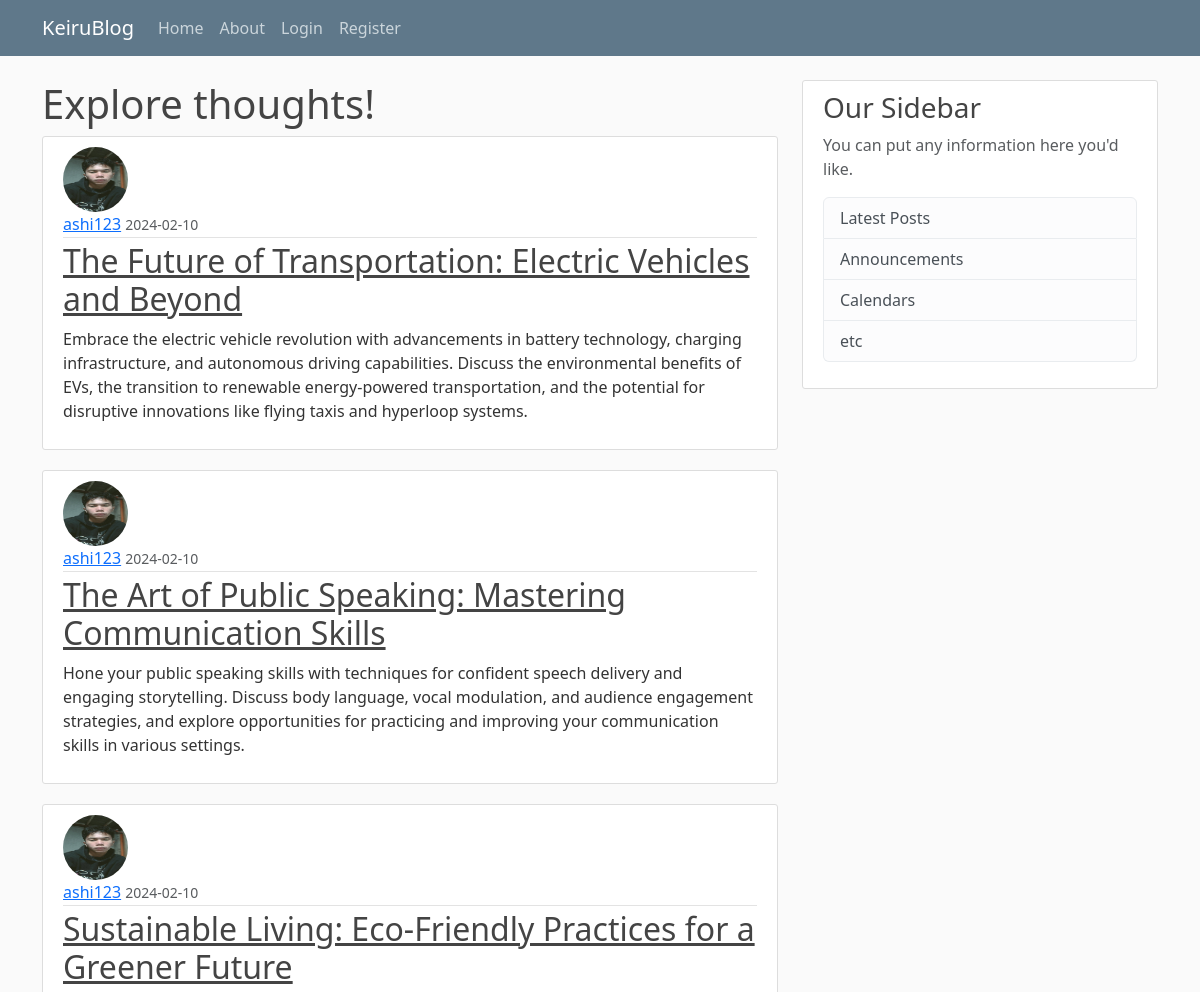
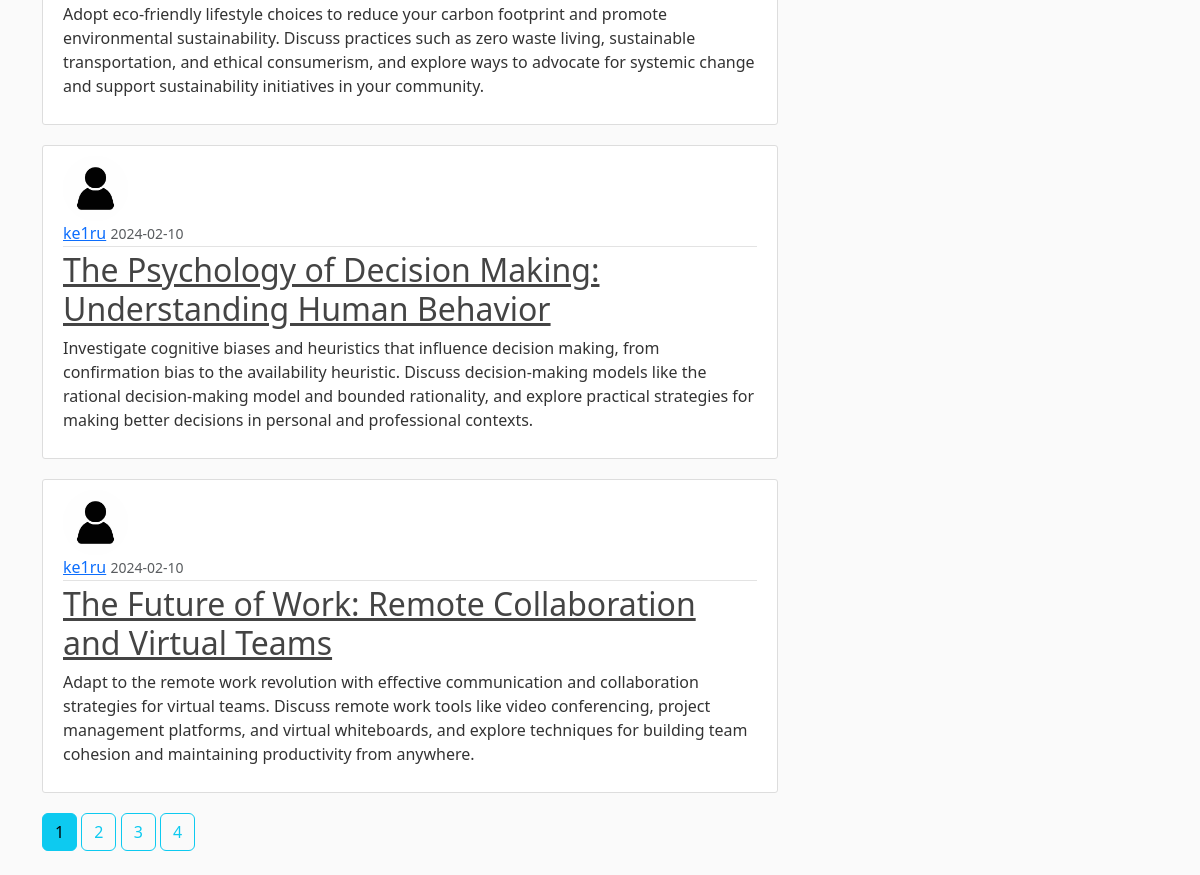
The page /home on the database its author committed (2 pictures, top to bottom).
### main/models.py (models this page shows, shortened)
class Post(db.Model):
     id = db.Column(db.Integer, primary_key=True)
     title = db.Column(db.String(100), nullable=False)
     date_published = db.Column(db.DateTime, nullable=False, default=datetime.utcnow)
     content = db.Column(db.Text, nullable=False)
     user_id = db.Column(db.Integer, db.ForeignKey('user.id'), nullable=False)

class User(db.Model, UserMixin):
    id = db.Column(db.Integer, primary_key=True)
    username = db.Column(db.String(20), unique=True, nullable=False)
    email = db.Column(db.String(120), unique=True, nullable=False)
    image_file = db.Column(db.String(20), nullable=False, default='default.jpg')
    password = db.Column(db.String(60), nullable=False)
    posts = db.relationship('Post', backref='author', lazy=True)

### main/main_app/routes.py (the view)
@main_app.route("/")
@main_app.route("/home")
def home():
    page = request.args.get('page', 1, type=int)
    posts = Post.query.order_by(Post.date_published.desc()).paginate(page=page, per_page=5)
    return render_template('home.html', posts=posts)

### main/templates/home.html
{% extends "layout.html" %}
{% block content %}
    <h1>Explore thoughts!</h1>
    {% for post in posts.items %}
        <article class="media content-section">
          <img class="rounded-circle article-img" src="{{ url_for('static', filename='profile_pic/' + post.author.image_file) }}">
          <div class="media-body">
            <div class="article-metadata">
              <a class="mr-2" href="{{ url_for('users.user_posts', username=post.author.username) }}">{{ post.author.username }}</a>
              <small class="text-muted">{{ post.date_published.strftime('%Y-%m-%d') }}</small>
            </div>
            <h2><a class="article-title" href="{{ url_for('posts.post', post_id=post.id) }}">{{ post.title }}</a></h2>
            <p class="article-content">{{ post.content }}</p>
          </div>
        </article>
    {% endfor %}
    {% for page_num in posts.iter_pages(left_edge=1, right_edge=1, left_current=1, right_current=2) %}
      {% if page_num %}
        {% if posts.page == page_num %}
          <a class="btn btn-info mb-4" href="{{ url_for('main.home', page=page_num) }}">{{ page_num }}</a>
        {% else %}
          <a class="btn btn-outline-info mb-4" href="{{ url_for('main.home', page=page_num) }}">{{ page_num }}</a>
        {% endif %}
      {% else %}
        ...
      {% endif %}
    {% endfor %}
{% endblock content %}

### main/templates/layout.html (shortened to what this page needs)
<!DOCTYPE html>
<html lang="en">
<head>
    <link href="https://cdn.jsdelivr.net/npm/bootstrap@5.3.2/dist/css/bootstrap.min.css"
          rel="stylesheet"
>
    <link rel="stylesheet"
          type="text/css"
          href="{{ url_for('static', filename='main.css') }}">
</head>
<body>
    <header class="site-header">
        <nav class="navbar navbar-expand-md navbar-dark bg-steel fixed-top">
          <div class="container">
            <a class="navbar-brand mr-4" href="/">KeiruBlog</a>
            <div class="collapse navbar-collapse" id="navbarToggle">
              <div class="navbar-nav mr-auto">
                <a class="nav-item nav-link" href="{{ url_for('main.home') }}">Home</a>
                <a class="nav-item nav-link" href="{{ url_for('main.about') }}">About</a>
              </div>
              <div class="navbar-nav">
                {% if current_user.is_authenticated %}
                <a class="nav-item nav-link" href="{{ url_for('posts.new_post') }}">New Post</a>
                <a class="nav-item nav-link" href="{{ url_for('users.account') }}">Account</a>
                <a class="nav-item nav-link" href="{{ url_for('users.logout') }}">Logout</a>
                {% else %}
                  <a class="nav-item nav-link" href="{{ url_for('users.login') }}">Login</a>
                  <a class="nav-item nav-link" href="{{ url_for('users.register') }}">Register</a>
                {% endif %}
              </div>
            </div>
          </div>
        </nav>
    </header>
    <main role="main" class="container">
        <div class="row">
          <div class="col-md-8">
            {% block content %}{% endblock %}
          </div>
          <div class="col-md-4">
            <div class="content-section">
              <h3>Our Sidebar</h3>
              <p class='text-muted'>You can put any information here you'd like.
                <ul class="list-group">
                  <li class="list-group-item list-group-item-light">Latest Posts</li>
                  <li class="list-group-item list-group-item-light">Announcements</li>
                  <li class="list-group-item list-group-item-light">Calendars</li>
                  <li class="list-group-item list-group-item-light">etc</li>
                </ul>
              </p>
            </div>
          </div>
        </div>
    </main>
</body>
</html>

### main/static/main.css (style rules this page uses)
body { background: #fafafa; color: #333333; margin-top: 5rem; }
h1, h2, h3, h4, h5, h6 { color: #444444; }
.bg-steel { background-color: #5f788a; }
.site-header .navbar-nav .nav-link { color: #cbd5db; }
.content-section { background: #ffffff; padding: 10px 20px; border: 1px solid #dddddd; border-radius: 3px; margin-bottom: 20px; }
.article-title { color: #444444; }
.article-content { white-space: pre-line; }
.article-img { height: 65px; width: 65px; margin-right: 16px; }
.article-metadata { padding-bottom: 1px; margin-bottom: 4px; border-bottom: 1px solid #e3e3e3 }

### rows shown on the page
Post: image_file (picture), author.username "ashi123", date_published "2024-02-10", title "The Future of Transportation: Electric Vehicles and Beyond", content "Embrace the electric vehicle revolution with advancements in battery technology, charging infrastructure, and autonomous driving capabilities. Discuss the environmental benefits of EVs, the transition to renewable energy-powered transportation, and the potential for disruptive innovations like flying taxis and hyperloop systems."
Post: image_file (picture), author.username "ashi123", date_published "2024-02-10", title "The Art of Public Speaking: Mastering Communication Skills", content "Hone your public speaking skills with techniques for confident speech delivery and engaging storytelling. Discuss body language, vocal modulation, and audience engagement strategies, and explore opportunities for practicing and improving your communication skills in various settings."
Post: image_file (picture), author.username "ashi123", date_published "2024-02-10", title "Sustainable Living: Eco-Friendly Practices for a Greener Future", content "Adopt eco-friendly lifestyle choices to reduce your carbon footprint and promote environmental sustainability. Discuss practices such as zero waste living, sustainable transportation, and ethical consumerism, and explore ways to advocate for systemic change and support sustainability initiatives in your community."
Post: image_file (placeholder picture), author.username "ke1ru", date_published "2024-02-10", title "The Psychology of Decision Making: Understanding Human Behavior", content "Investigate cognitive biases and heuristics that influence decision making, from confirmation bias to the availability heuristic. Discuss decision-making models like the rational decision-making model and bounded rationality, and explore practical strategies for making better decisions in personal and professional contexts."
Post: image_file (placeholder picture), author.username "ke1ru", date_published "2024-02-10", title "The Future of Work: Remote Collaboration and Virtual Teams", content "Adapt to the remote work revolution with effective communication and collaboration strategies for virtual teams. Discuss remote work tools like video conferencing, project management platforms, and virtual whiteboards, and explore techniques for building team cohesion and maintaining productivity from anywhere."

### other values the page prints
{{ page_num }} "1"
{{ page_num }} "2" "3" "4"
